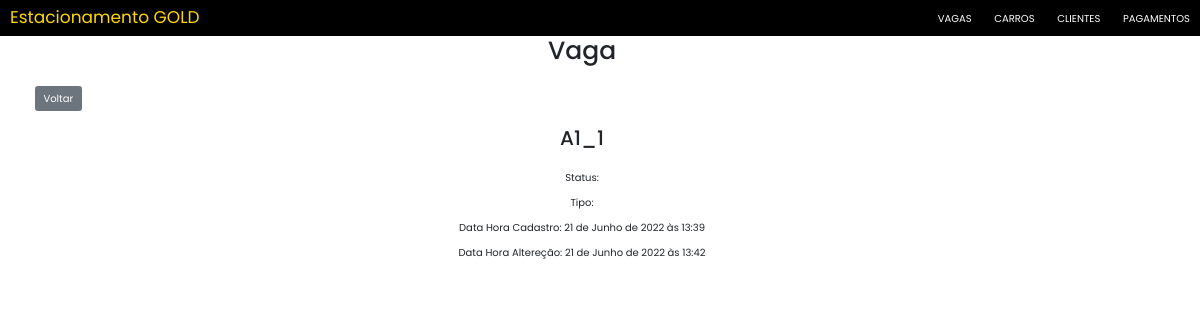
Page /vagas/detail/1/ on the committed database.
### mainVagas/models.py (models this page shows, shortened)
class Vaga(models.Model):
    status = EnumChoiceField(EnumStatus, default=EnumStatus.disponivel)
    setor = models.CharField(max_length=2)
    tipoVeiculo = EnumChoiceField(EnumTipoVeiculo)
    dataHoraCadastro = models.DateTimeField(
        auto_now_add=True, editable=False, verbose_name="Data e Hora Cadastro")
    dataHoraAlteracao = models.DateTimeField(
        auto_now=True, editable=False, verbose_name="Data e Hora Alteração")

### mainVagas/views.py (the view)
# urls.py: path("detail/<int:pk>/", views.VagaDetail.as_view(), name="detail"),
class VagaDetail(DetailView):
    model = Vaga
    fields = '__all__'

### mainVagas/templates/mainVagas/vaga_detail.html (shortened to what this page needs)
{% extends 'Estacionamento/base.html' %}
{% load static %}
{% block titleBody %}Vaga{% endblock %}
{% block content %}
<a style="margin-left:3%" href="{% url 'mainVagas:list' %}"><input type="submit" class="btn btn-secondary" value="Voltar" /></a>
<div style="text-align:center;">
    <h2>{{vaga.setor}}_{{vaga.id}}</h2>
    <p>Status: {{vaga.status.value}}</p>
    <p>Tipo: {{vaga.tipoVeiculo.value}}</p>
    <p>Data Hora Cadastro: {{vaga.dataHoraCadastro}}</p>
    <p>Data Hora Altereção: {{vaga.dataHoraAlteracao}}</p>
</div>
{% endblock %}

### Estacionamento/static/index.css (style rules this page uses)
body { font-family: "Poppins", sans-serif; }

### rows in the picture
Vaga: setor "A1", id "1", dataHoraCadastro "21 de Junho de 2022 às 13:39", dataHoraAlteracao "21 de Junho de 2022 às 13:42"
